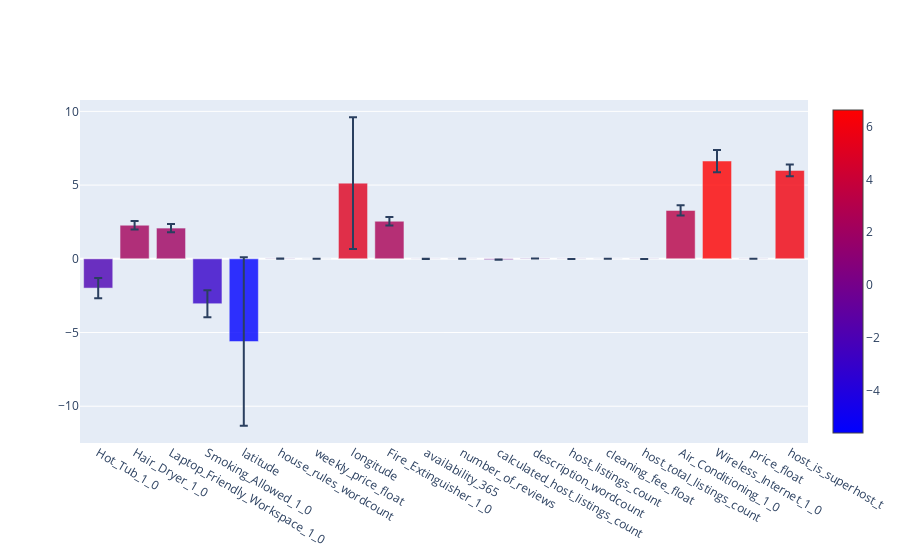

This figure's notebook cell:
### Code cell
mlm_results_sig = mlm_results[mlm_results['pvalues'] < 0.05]

fig = go.Figure()

fig.add_trace(go.Bar(x=mlm_results_sig['features'], y = mlm_results_sig['coef'], name = 'Ratings_Score_Top_Coef', 
                     marker=dict(color =   mlm_results_sig['coef'],
                                 colorscale='bluered',   # choose a colorscale
                                 opacity=0.8,
                                 showscale = True
                                ), 
                     error_y=dict(type='data',
                                array= list(mlm_results_sig['conf_int_975'] - mlm_results_sig['conf_int_025']),
                                visible=True)
                                ))

### Figure 1 — Plotly figure (JSON) as saved in the notebook; plotly's stock layout.template omitted (floating-point values rounded to 4 significant figures)
{"data": [{"error_y": {"array": [0.6835, 0.2841, 0.2844, 0.917, 5.718, 0.002697, 0.0004105, 4.475, 0.2839, 0.001022, 0.003693, 0.005973, 0.002748, 0.001012, 0.003314, 0.001012, 0.3486, 0.7532, 0.001259, 0.3995], "type": "data", "visible": true}, "marker": {"color": [-1.986, 2.278, 2.085, -3.044, -5.613, 0.01469, 0.001466, 5.133, 2.548, -0.00566, 0.005525, -0.05717, 0.02324, -0.008496, 0.002586, -0.008496, 3.28, 6.632, 0.008922, 5.995], "colorscale": [[0, "rgb(0,0,255)"], [1, "rgb(255,0,0)"]], "opacity": 0.8, "showscale": true}, "name": "Ratings_Score_Top_Coef", "type": "bar", "x": ["Hot_Tub_1_0", "Hair_Dryer_1_0", "Laptop_Friendly_Workspace_1_0", "Smoking_Allowed_1_0", "latitude", "house_rules_wordcount", "weekly_price_float", "longitude", "Fire_Extinguisher_1_0", "availability_365", "number_of_reviews", "calculated_host_listings_count", "description_wordcount", "host_listings_count", "cleaning_fee_float", "host_total_listings_count", "Air_Conditioning_1_0", "Wireless_Internet_1_0", "price_float", "host_is_superhost_t"], "y": [-1.986, 2.278, 2.085, -3.044, -5.613, 0.01469, 0.001466, 5.133, 2.548, -0.00566, 0.005525, -0.05717, 0.02324, -0.008496, 0.002586, -0.008496, 3.28, 6.632, 0.008922, 5.995]}], "layout": {}}
